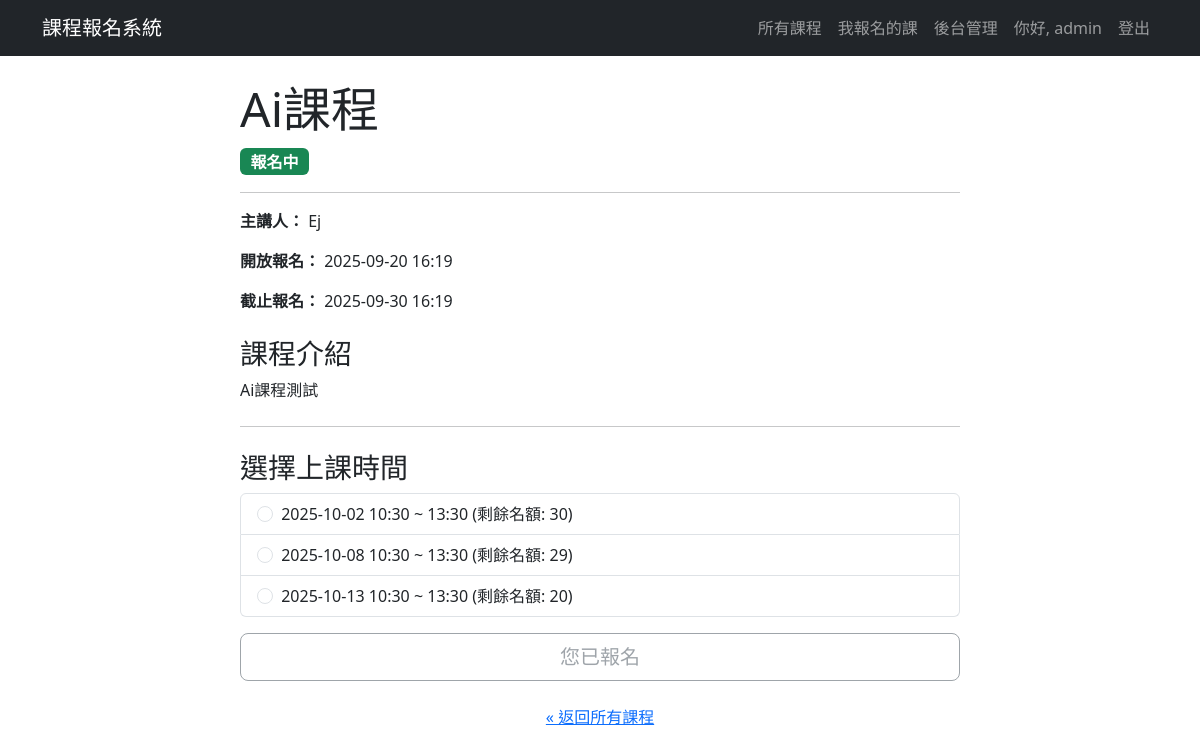
The page /course/2 (signed in) on the database its author committed.
### app.py (models this page shows, shortened)
class User(UserMixin, db.Model):
    id = db.Column(db.Integer, primary_key=True) # 使用者ID 唯一值
    username = db.Column(db.String(80), unique=True, nullable=False)
    password_hash = db.Column(db.String(200), nullable=False) # 儲存雜湊後的密碼
    is_admin = db.Column(db.Boolean, default=False) # 是否為管理者
    __table_args__ = {'extend_existing': True} # 避免重複定義表格錯誤

class Course(db.Model):
    __tablename__ = 'course' # 建議明確指定表名
    id = db.Column(db.Integer, primary_key=True)
    name = db.Column(db.String(120), nullable=False)
    description = db.Column(db.Text, nullable=False)
    speaker_info = db.Column(db.String(200))
    has_time_slots = db.Column(db.Boolean, default=False, nullable=False)
    status = db.Column(db.String(20), default='尚未開放')
    registration_start_time = db.Column(db.DateTime, nullable=False)
    registration_end_time = db.Column(db.DateTime, nullable=False)
    allow_user_to_choose_time = db.Column(db.Boolean, default=False, nullable=False)
    duration_hours = db.Column(db.Float, nullable=True, default=1) # 新增：上課時數欄位
    user_choice_start_date = db.Column(db.Date, nullable=True)
    user_choice_end_date = db.Column(db.Date, nullable=True)
    user_choice_start_time_of_day = db.Column(db.Time, nullable=True)
    user_choice_end_time_of_day = db.Column(db.Time, nullable=True)
    __table_args__ = {'extend_existing': True}
    files = db.relationship('CourseFile', backref='course', lazy=True, cascade="all, delete-orphan")
    time_slots = db.relationship('TimeSlot', backref='course', lazy=True, cascade="all, delete-orphan")

class TimeSlot(db.Model):
    __tablename__ = 'time_slot'
    id = db.Column(db.Integer, primary_key=True)
    slot_start_time = db.Column(db.DateTime, nullable=False)
    slot_end_time = db.Column(db.DateTime, nullable=False)
    capacity = db.Column(db.Integer, nullable=False, default=999)
    booked_count = db.Column(db.Integer, default=0)
    course_id = db.Column(db.Integer, db.ForeignKey('course.id'), nullable=False)
    __table_args__ = {'extend_existing': True}

### app.py (the view)
@app.route('/course/<int:course_id>')
def course_detail(course_id):
    course = db.session.get(Course, course_id)
    if not course:
        abort(404)
    available_slots = []
    if course.has_time_slots:
        available_slots = TimeSlot.query.filter(
            TimeSlot.course_id == course.id,
            TimeSlot.booked_count < TimeSlot.capacity
        ).order_by(TimeSlot.slot_start_time).all()
    is_registered = False
    if current_user.is_authenticated:
        user_reg = Registration.query.join(TimeSlot).filter(
            Registration.user_id == current_user.id,
            TimeSlot.course_id == course.id
        ).first()
        is_registered = user_reg is not None
    booked_slots_display = []
    booked_slots_iso = []
    if course.allow_user_to_choose_time:
        booked_slots_query = TimeSlot.query.filter_by(
            course_id=course.id, capacity=1
        ).order_by(TimeSlot.slot_start_time).all()
        booked_slots_display = booked_slots_query
        booked_slots_iso = [slot.slot_start_time.isoformat() for slot in booked_slots_query]
    user_choice_start_datetime = None
    user_choice_end_datetime = None
    if course.allow_user_to_choose_time and course.user_choice_start_date and course.user_choice_start_time_of_day:
        user_choice_start_datetime = datetime.combine(course.user_choice_start_date, course.user_choice_start_time_of_day)
    if course.allow_user_to_choose_time and course.user_choice_end_date and course.user_choice_end_time_of_day:
        user_choice_end_datetime = datetime.combine(course.user_choice_end_date, course.user_choice_end_time_of_day)
    return render_template(
        'course_detail.html',
        course=course,
        is_registered=is_registered,
        available_slots=available_slots,
        user_choice_start_datetime=user_choice_start_datetime,
        user_choice_end_datetime=user_choice_end_datetime,
        booked_user_choice_slots=booked_slots_display,
        booked_slots_iso=booked_slots_iso
    )

### app.py (called while the page is built)
@login_manager.user_loader
def load_user(user_id): # 透過 user_id 載入使用者
    return User.query.get(int(user_id)) # 從資料庫取得使用者資料

### templates/course_detail.html (shortened to what this page needs)
{% extends "layout.html" %}
{% block content %}
<div class="container mt-4">
    <div class="row">
        <div class="col-lg-8 mx-auto">
            <h1 class="display-5">{{ course.name }}</h1>
            <p class="lead">
                {% if course.status == '報名中' %}
                    <span class="badge bg-success fs-6">報名中</span>
                {% elif course.status == '尚未開放' %}
                    <span class="badge bg-warning text-dark fs-6 ">尚未開放</span>
                {% else %}
                    <span class="badge bg-secondary fs-6">報名截止</span>
                {% endif %}
            </p>
            <hr>
            <p><strong>主講人：</strong> {{ course.speaker_info }}</p>
            <p><strong>開放報名：</strong> {{ course.registration_start_time.strftime('%Y-%m-%d %H:%M') }}</p>
            <p><strong>截止報名：</strong> {{ course.registration_end_time.strftime('%Y-%m-%d %H:%M') }}</p>
            <h3 class="mt-4">課程介紹</h3>
            <div style="white-space: pre-wrap;">{{ course.description }}</div>
        <hr class="my-4">
        {% if course.has_time_slots and not course.allow_user_to_choose_time %}
            <h3 class="mt-4">選擇上課時間</h3>
            {% if available_slots %}
                <div class="list-group" id="slot-selection">
                {% for slot in available_slots %}
                    <label class="list-group-item">
                        <input class="form-check-input me-1" type="radio" name="time_slot_id" value="{{ slot.id }}">
                        {{ slot.slot_start_time.strftime('%Y-%m-%d %H:%M') }} ~ {{ slot.slot_end_time.strftime('%H:%M') }} (剩餘名額: {{ slot.capacity - slot.booked_count }})
                    </label>
                {% endfor %}
                </div>
            <div class="d-grid gap-2 mt-3">
                {% if course.status != '報名中' %}
                    <button class="btn btn-secondary btn-lg" disabled>{{ course.status }}</button>
                {% else %}
                    {% if current_user.is_authenticated %}
                        {% if is_registered %}
                            <button class="btn btn-outline-secondary btn-lg" disabled>您已報名</button>
                        {% else %}
                            <button class="btn btn-primary btn-lg" onclick="handleRegistration()">立即報名</button>
                        {% endif %}
                    {% else %}
                        <button class="btn btn-primary btn-lg" onclick="promptLogin()">立即報名</button>
                    {% endif %}
                {% endif %}
            </div>
            {% else %}
                <p class="text-danger">名額已滿</p>
            {% endif %}
        {% else %}
            <div class="d-grid gap-2">
                <p class="text-muted">本課程目前未開放時間選擇。</p>
            </div>
        {% endif %}
        <div class="text-center mt-4">
            <a href="{{ url_for('index') }}">&laquo; 返回所有課程</a>
        </div>
        </div>
    </div>
</div>
{% endblock %}

### templates/layout.html (shortened to what this page needs)
<!doctype html>
<html lang="zh-Hant">
<head>
    <link href="https://cdn.jsdelivr.net/npm/bootstrap@5.3.3/dist/css/bootstrap.min.css" rel="stylesheet">
    <link rel="stylesheet" href="https://cdn.jsdelivr.net/npm/bootstrap-icons@1.11.3/font/bootstrap-icons.min.css">
    <link rel="stylesheet" href="{{ url_for('static', filename='css/style.css') }}">
</head>
<body class="{% block body_class %}{% endblock %}">
    <nav class="navbar navbar-expand-lg {% block navbar_classes %}navbar-dark bg-dark{% endblock %}">
        <div class="container">
            <a class="navbar-brand" href="{{ url_for('index') }}">課程報名系統</a>
            <div class="collapse navbar-collapse" id="navbarNav">
                <ul class="navbar-nav ms-auto">
                    <li class="nav-item">
                        <a class="nav-link" href="{{ url_for('index') }}">所有課程</a>
                    </li>
                    {% if current_user.is_authenticated %}
                        <li class="nav-item">
                            <a class="nav-link" href="{{ url_for('my_courses') }}">我報名的課</a>
                        </li>
                        {% if current_user.is_admin %}
                        <li class="nav-item">
                            <a class="nav-link" href="{{ url_for('admin_dashboard') }}">後台管理</a>
                        </li>
                        {% endif %}
                        <li class="nav-item">
                            <a class="nav-link" href="#">你好, {{ current_user.username }}</a>
                        </li>
                        <li class="nav-item">
                            <a class="nav-link" href="{{ url_for('logout') }}">登出</a>
                        </li>
                    {% else %}
                        <li class="nav-item">
                            <a class="nav-link" href="{{ url_for('login') }}">登入/註冊</a>
                        </li>
                    {% endif %}
                </ul>
            </div>
        </div>
    </nav>
    <main class="container mt-4">
        {% block content %}{% endblock %}
    </main>
</body>
</html>

### static/css/style.css (style rules this page uses)
.btn { transition: all 0.2s ease-in-out; }

### rows shown on the page
User: username "admin"
Course: name "Ai課程", speaker_info "Ej", registration_start_time "2025-09-20 16:19", registration_end_time "2025-09-30 16:19", description "Ai課程測試"
TimeSlot: slot_start_time "2025-10-02 10:30", slot_end_time "13:30", slot.capacity-slot.booked_count "30"
TimeSlot: slot_start_time "2025-10-08 10:30", slot_end_time "13:30", slot.capacity-slot.booked_count "29"
TimeSlot: slot_start_time "2025-10-13 10:30", slot_end_time "13:30", slot.capacity-slot.booked_count "20"
